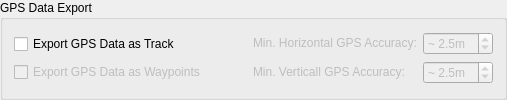
      <widget class="QGroupBox" name="groupBox_gpstrack">
       <property name="sizePolicy">
        <sizepolicy hsizetype="Preferred" vsizetype="Fixed">
         <horstretch>0</horstretch>
         <verstretch>0</verstretch>
        </sizepolicy>
       </property>
       <property name="toolTip">
        <string>Use the &quot;What's this&quot; tool to get more information (typically this is the ? near this window's close button)</string>
       </property>
       <property name="whatsThis">
        <string>&lt;html&gt;&lt;head/&gt;&lt;body&gt;&lt;p&gt;&lt;span style=&quot; font-size:9pt; font-weight:600; color:#00007f;&quot;&gt;GPS Data Export&lt;/span&gt;&lt;/p&gt;&lt;p&gt;Select &lt;span style=&quot; font-weight:600; font-style:italic;&quot;&gt;Export GPS Data as Track&lt;/span&gt; to automatically include all data releavant to GPS position and speed tracking, as well as vehicle attitude data (heading, roll, &amp;amp; pitch angles), and an accurate time stamp.&lt;/p&gt;&lt;p&gt;If you choose a flat file type output format (&lt;span style=&quot; font-weight:600;&quot;&gt;TXT&lt;/span&gt;,&lt;span style=&quot; font-weight:600;&quot;&gt; CSV&lt;/span&gt;,&lt;span style=&quot; font-weight:600;&quot;&gt; TAB&lt;/span&gt;) then you can also select other values to include in the export from the choices on the right. Column headings are automatically included.&lt;/p&gt;&lt;p&gt;If you choose &lt;span style=&quot; font-weight:600;&quot;&gt;GPX&lt;/span&gt; or &lt;span style=&quot; font-weight:600;&quot;&gt;KML&lt;/span&gt; format, you also have the choice to output the GPS data as &amp;quot;waypoints&amp;quot; by selecting &lt;span style=&quot; font-weight:600; font-style:italic;&quot;&gt;Export GPS Data as Waypoints&lt;/span&gt;.You can export this either in addition to, or instead of, the track data. The difference is mostly in how the data is plotted in programs like Google Earth. &lt;span style=&quot; color:#9e0000;&quot;&gt;Exporting waypoint data can produce significantly larger output files and may take longer to process.&lt;/span&gt; Both KML and GPX files can be opened directly in Google Earth, although KML is recommended.&lt;/p&gt;&lt;p&gt;You can also specify the minimum GPS &lt;span style=&quot; font-style:italic;&quot;&gt;estimated&lt;/span&gt; accuracy of the records you want exported. This eliminates the &amp;quot;no data&amp;quot; records before the flight controller aquires a GPS fix, and can control the accuracy of the data you are exporting. Typically anything over with an accuracy great than 3 will be very poor data.&lt;/p&gt;&lt;p&gt;To ensure the dates in your GPS log are correct, make sure the &lt;span style=&quot; font-style:italic;&quot;&gt;Date of Flight&lt;/span&gt; field below has the correct date. It is based on the log file modification date and may, or may not, be accurate. The &lt;span style=&quot; text-decoration: underline;&quot;&gt;time&lt;/span&gt; portion of the exported data will be correct regardless.&lt;/p&gt;&lt;/body&gt;&lt;/html&gt;</string>
       </property>
       <property name="title">
        <string>GPS Data Export</string>
       </property>
       <property name="alignment">
        <set>Qt::AlignLeading|Qt::AlignLeft|Qt::AlignTop</set>
       </property>
       <layout class="QGridLayout" name="gridLayout" columnstretch="1,1">
        <property name="topMargin">
         <number>4</number>
        </property>
        <property name="bottomMargin">
         <number>4</number>
        </property>
        <item row="0" column="0">
         <layout class="QVBoxLayout" name="verticalLayout_gt">
          <item>
           <widget class="QCheckBox" name="checkBox_gpsTrack">
            <property name="sizePolicy">
             <sizepolicy hsizetype="Minimum" vsizetype="Fixed">
              <horstretch>0</horstretch>
              <verstretch>0</verstretch>
             </sizepolicy>
            </property>
            <property name="toolTip">
             <string>Set GPS Track output mode (see &quot;What's this&quot; help for this section)</string>
            </property>
            <property name="text">
             <string>Export GPS Data as Track</string>
            </property>
           </widget>
          </item>
          <item>
           <widget class="QCheckBox" name="checkBox_gpsWaypoints">
            <property name="enabled">
             <bool>false</bool>
            </property>
            <property name="sizePolicy">
             <sizepolicy hsizetype="Minimum" vsizetype="Fixed">
              <horstretch>0</horstretch>
              <verstretch>0</verstretch>
             </sizepolicy>
            </property>
            <property name="toolTip">
             <string>Set GPS track output as Waypoints (only in GPX and KML formats)</string>
            </property>
            <property name="text">
             <string>Export GPS Data as Waypoints</string>
            </property>
           </widget>
          </item>
         </layout>
        </item>
        <item row="0" column="1">
         <layout class="QGridLayout" name="gridLayout_gt">
          <item row="1" column="1">
           <widget class="QDoubleSpinBox" name="doubleSpinBox_minVAcc">
            <property name="enabled">
             <bool>false</bool>
            </property>
            <property name="sizePolicy">
             <sizepolicy hsizetype="Fixed" vsizetype="Fixed">
              <horstretch>0</horstretch>
              <verstretch>0</verstretch>
             </sizepolicy>
            </property>
            <property name="minimumSize">
             <size>
              <width>70</width>
              <height>22</height>
             </size>
            </property>
            <property name="toolTip">
             <string>Vertical GPS accuracy must this high or better (lower)</string>
            </property>
            <property name="prefix">
             <string>~ </string>
            </property>
            <property name="suffix">
             <string>m</string>
            </property>
            <property name="decimals">
             <number>1</number>
            </property>
            <property name="minimum">
             <double>0.100000000000000</double>
            </property>
            <property name="maximum">
             <double>10.000000000000000</double>
            </property>
            <property name="singleStep">
             <double>0.500000000000000</double>
            </property>
            <property name="value">
             <double>2.500000000000000</double>
            </property>
           </widget>
          </item>
          <item row="0" column="0">
           <widget class="QLabel" name="label_gpsAccH">
            <property name="enabled">
             <bool>false</bool>
            </property>
            <property name="sizePolicy">
             <sizepolicy hsizetype="Minimum" vsizetype="Fixed">
              <horstretch>0</horstretch>
              <verstretch>0</verstretch>
             </sizepolicy>
            </property>
            <property name="text">
             <string>Min. Horizontal GPS Accuracy:</string>
            </property>
            <property name="alignment">
             <set>Qt::AlignLeading|Qt::AlignLeft|Qt::AlignVCenter</set>
            </property>
            <property name="buddy">
             <cstring>doubleSpinBox_minHAcc</cstring>
            </property>
           </widget>
          </item>
          <item row="0" column="1">
           <widget class="QDoubleSpinBox" name="doubleSpinBox_minHAcc">
            <property name="enabled">
             <bool>false</bool>
            </property>
            <property name="sizePolicy">
             <sizepolicy hsizetype="Fixed" vsizetype="Fixed">
              <horstretch>0</horstretch>
              <verstretch>0</verstretch>
             </sizepolicy>
            </property>
            <property name="minimumSize">
             <size>
              <width>70</width>
              <height>22</height>
             </size>
            </property>
            <property name="toolTip">
             <string>Horizontal GPS accuracy must this high or better (lower)</string>
            </property>
            <property name="prefix">
             <string>~ </string>
            </property>
            <property name="suffix">
             <string>m</string>
            </property>
            <property name="decimals">
             <number>1</number>
            </property>
            <property name="minimum">
             <double>0.100000000000000</double>
            </property>
            <property name="maximum">
             <double>10.000000000000000</double>
            </property>
            <property name="singleStep">
             <double>0.500000000000000</double>
            </property>
            <property name="value">
             <double>2.500000000000000</double>
            </property>
           </widget>
          </item>
          <item row="1" column="0">
           <widget class="QLabel" name="label_gpsAccV">
            <property name="enabled">
             <bool>false</bool>
            </property>
            <property name="sizePolicy">
             <sizepolicy hsizetype="Minimum" vsizetype="Fixed">
              <horstretch>0</horstretch>
              <verstretch>0</verstretch>
             </sizepolicy>
            </property>
            <property name="text">
             <string>Min. Verticall GPS Accuracy:</string>
            </property>
            <property name="alignment">
             <set>Qt::AlignLeading|Qt::AlignLeft|Qt::AlignVCenter</set>
            </property>
            <property name="buddy">
             <cstring>doubleSpinBox_minVAcc</cstring>
            </property>
           </widget>
          </item>
          <item row="0" column="2">
           <spacer name="horizontalSpacer_7">
            <property name="orientation">
             <enum>Qt::Horizontal</enum>
            </property>
            <property name="sizeHint" stdset="0">
             <size>
              <width>40</width>
              <height>20</height>
             </size>
            </property>
           </spacer>
          </item>
         </layout>
        </item>
       </layout>
      </widget>
